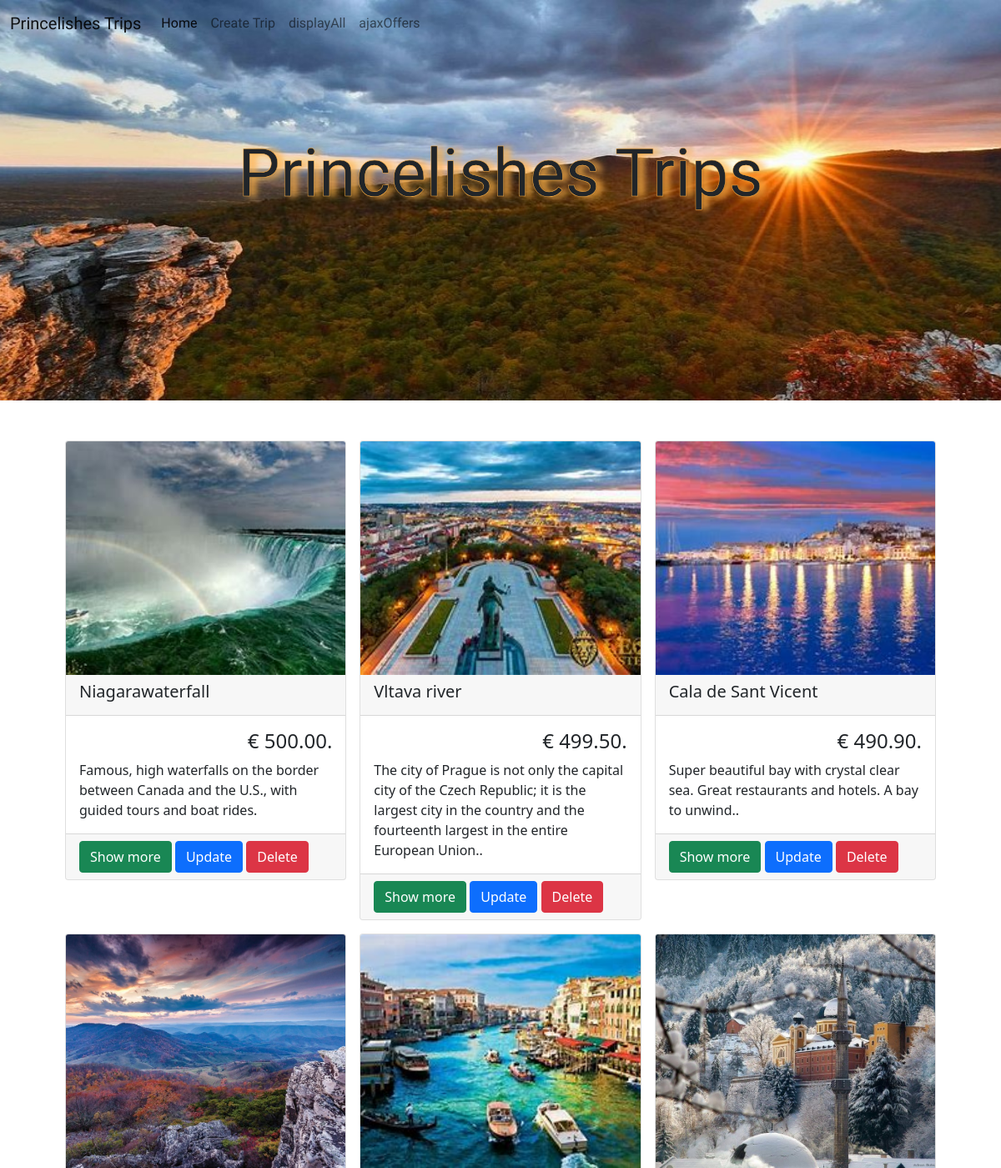
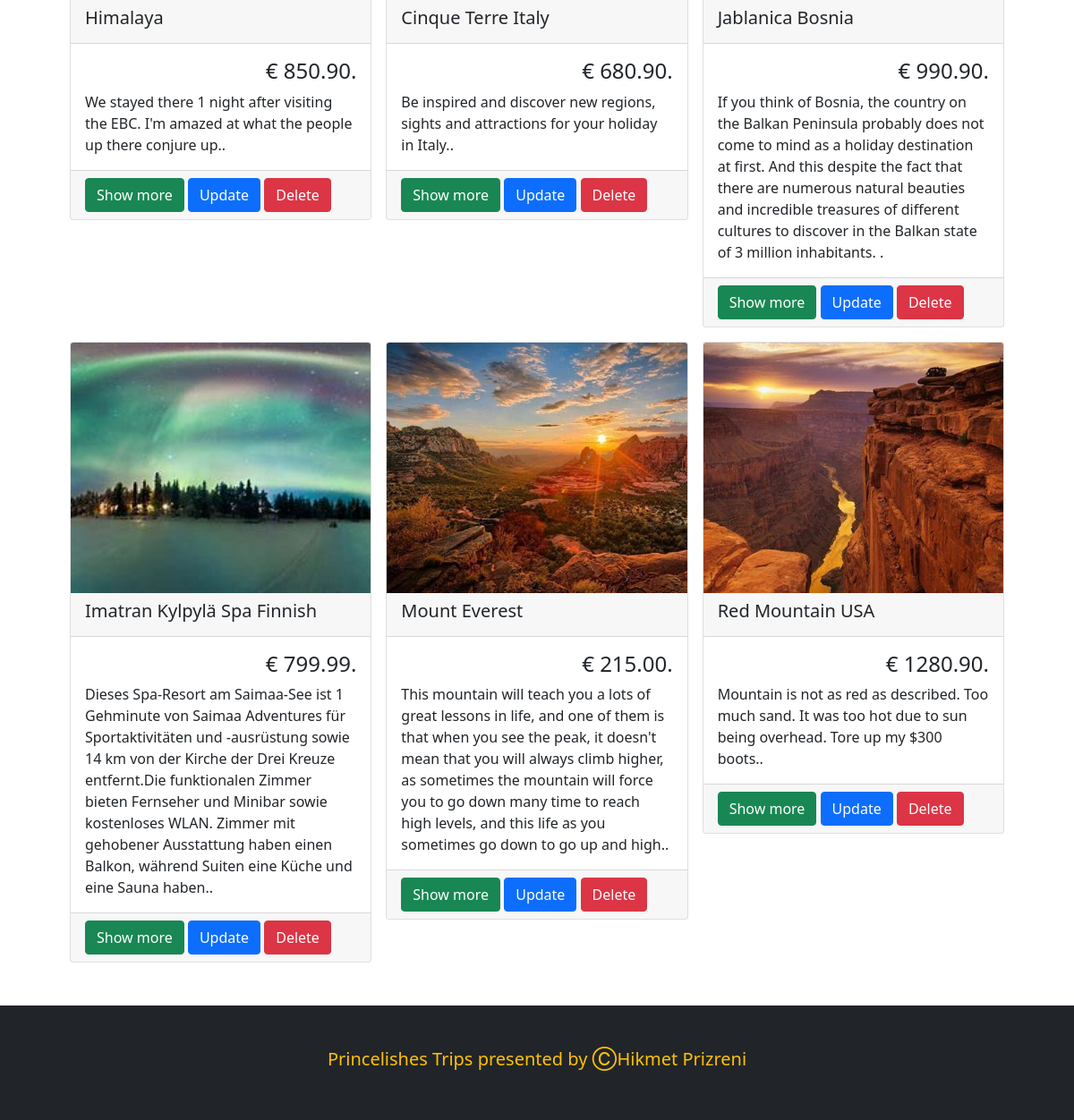
The page / on the database its author committed (2 pictures, top to bottom).
### tables this page shows
CREATE TABLE `trips` (
  `id` int(11) NOT NULL,
  `name` varchar(50) DEFAULT NULL,
  `price` decimal(10,2) DEFAULT NULL,
  `description` text DEFAULT NULL,
  `lat` decimal(8,6) DEFAULT NULL,
  `lng` decimal(9,6) DEFAULT NULL,
  `picture` varchar(50) DEFAULT NULL
);

### index.php (the view, shortened to what this page needs)
<?php
require_once 'actions/db_connect.php';
$sql = "SELECT * FROM trips";
$result = mysqli_query($connect, $sql);
$tbody = '';
if (mysqli_num_rows($result)  > 0) {
    while ($row = mysqli_fetch_array($result, MYSQLI_ASSOC)) {
        $tbody .= "
            <div class='col'>
                <div class='card'>
                    <img src='pictures/" . $row['picture'] . "' class='card-img-top pic' alt='" . $row['name'] . "'>
                    <div class='card-header'>
                        <h5 class='card-title'>" . $row['name'] . "</h5>
                    </div>
                    <div class='card-body'>
                        <p class='card-text text-succsess text-end h4'>€ " . $row['price'] . ".</p>
                        <p class='card-text'>" . $row['description'] . ".</p>
                    </div>
                    <div class='card-footer'>
                        <a href='details.php?id=" . $row['id'] . "' class='btn btn-success btn-small'>Show more</a>
                        <a href='update.php?id=" . $row['id'] . "' class='btn btn-primary btn-small'>Update</a>
                        <a href='delete.php?id=" . $row['id'] . "' class='btn btn-danger btn-small'>Delete</a>
                    </div>
                </div>
            </div>";
    };
} else {
    $tbody =  "<tr><td colspan='5'><center>No Data Available </center></td></tr>";
}
?>
<!DOCTYPE html>
<html lang="en">
<head>
    <?php require_once 'components/boot.php' ?>
    <link rel="stylesheet" type='text/css' href="css/style.css" />
</head>
<body>
    <header>
        <nav class="navbar navbar-expand-lg navbar-light">
            <div class="container-fluid">
                <a class="navbar-brand" href="#">Princelishes Trips</a>
                <div class="collapse navbar-collapse" id="navbarNav">
                    <ul class="navbar-nav">
                        <li class="nav-item">
                            <a class="nav-link active" aria-current="page" href="index.php">Home</a>
                        </li>
                        <li class="nav-item">
                            <a class="nav-link" href="create.php">Create Trip</a>
                        </li>
                        <li class="nav-item">
                            <a class="nav-link" href="dbapi/displayAll.php">displayAll</a>
                        </li>
                        <li class="nav-item">
                            <a class="nav-link" href="ajaxOffers.html">ajaxOffers</a>
                        </li>
                    </ul>
                </div>
            </div>
        </nav>
        <div class="titel">
        <p class="display-1 text-center">
            Princelishes Trips
        </p>
</div>
    </header>
    <main>
        <div class="container p-5">
            <div class="row row-cols-1 row-cols-sm-2 row-cols-md-3 g-3">
                <?php echo $tbody ?>
            </div>
        </div>
    </main>
    <footer class="bg-dark p-5">
<p class="h5 text-warning text-center">
        Princelishes Trips presented by &#x24B8Hikmet Prizreni</p>
    </footer>
</body>
</html>

### components/boot.php (shortened to what this page needs)
<link href="https://cdn.jsdelivr.net/npm/bootstrap@5.0.0-beta1/dist/css/bootstrap.min.css" rel="stylesheet">

### css/style.css (style rules this page uses)
header { background-image: url("../pictures/hero.jpg"); background-position: center; background-size: cover; background-repeat: no-repeat; height: 60vh; display: flex; flex-direction: column; justify-content: space-between; }
.titel { height: 40vh; font-family: 'Courgette', cursive; text-shadow: 7px 1px 9px #FFB247; -webkit-text-stroke: 0.5px #FFB247; }
nav { font-family: 'Francois One', sans-serif; text-shadow: 7px 1px 9px #white; -webkit-text-stroke: 0.5px #black; }
img { height: 100%; width: 100%; object-fit: cover; }
.pic { height: 35vh; }

### rows shown on the page
trips: picture (picture), name "Niagarawaterfall", price "500.00", description "Famous, high waterfalls on the border between Canada and the U.S., with guided tours and boat rides"
trips: picture (picture), name "Vltava river", price "499.50", description "The city of Prague is not only the capital city of the Czech Republic; it is the largest city in the country and the fourteenth largest in the entire European Union."
trips: picture (picture), name "Cala de Sant Vicent", price "490.90", description "Super beautiful bay with crystal clear sea. Great restaurants and hotels. A bay to unwind."
trips: picture (picture), name "Himalaya", price "850.90", description "We stayed there 1 night after visiting the EBC. I'm amazed at what the people up there conjure up."
trips: picture (picture), name "Cinque Terre Italy", price "680.90", description "Be inspired and discover new regions, sights and attractions for your holiday in Italy."
trips: picture (picture), name "Jablanica Bosnia", price "990.90", description "If you think of Bosnia, the country on the Balkan Peninsula probably does not come to mind as a holiday destination at first. And this despite the fact that there are numerous natural beauties and incredible treasures of different cultures to discover in the Balkan state of 3 million inhabitants."
trips: picture (picture), name "Imatran Kylpylä Spa Finnish", price "799.99", description "Dieses Spa-Resort am Saimaa-See ist 1 Gehminute von Saimaa Adventures für Sportaktivitäten und -ausrüstung sowie 14 km von der Kirche der Drei Kreuze entfernt.Die funktionalen Zimmer bieten Fernseher und Minibar sowie kostenloses WLAN. Zimmer mit gehobener Ausstattung haben einen Balkon, während Suiten eine Küche und eine Sauna haben."
trips: picture (picture), name "Mount Everest", price "215.00", description "This mountain will teach you a lots of great lessons in life, and one of them is that when you see the peak, it doesn't mean that you will always climb higher, as sometimes the mountain will force you to go down many time to reach high levels, and this life as you sometimes go down to go up and high."
trips: picture (picture), name "Red Mountain USA", price "1280.90", description "Mountain is not as red as described. Too much sand. It was too hot due to sun being overhead. Tore up my $300 boots."
